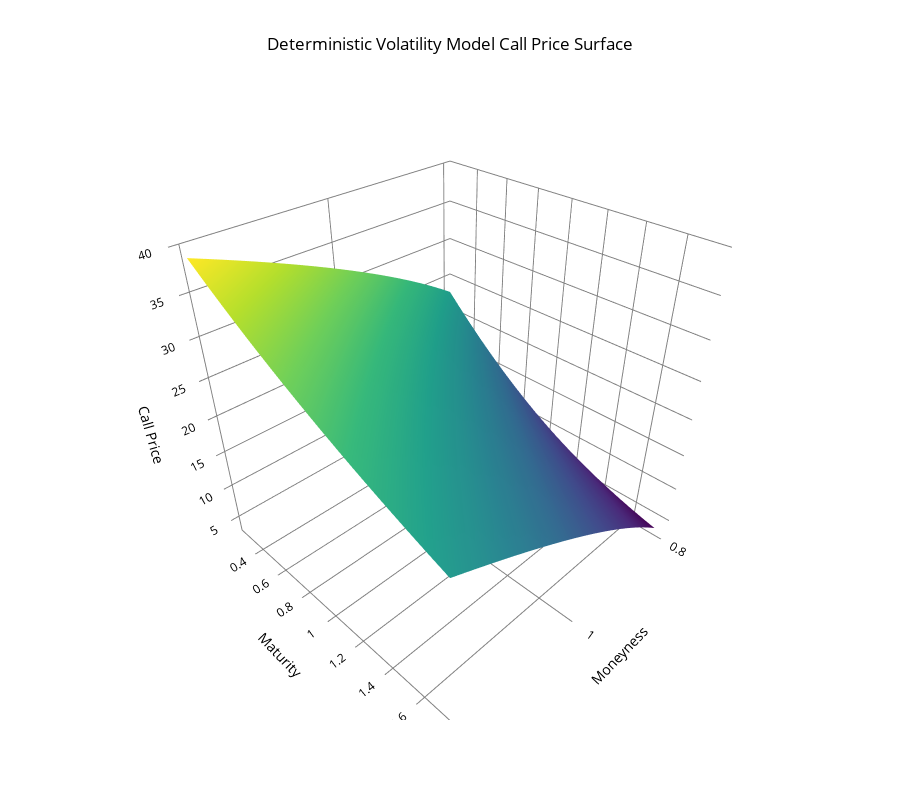
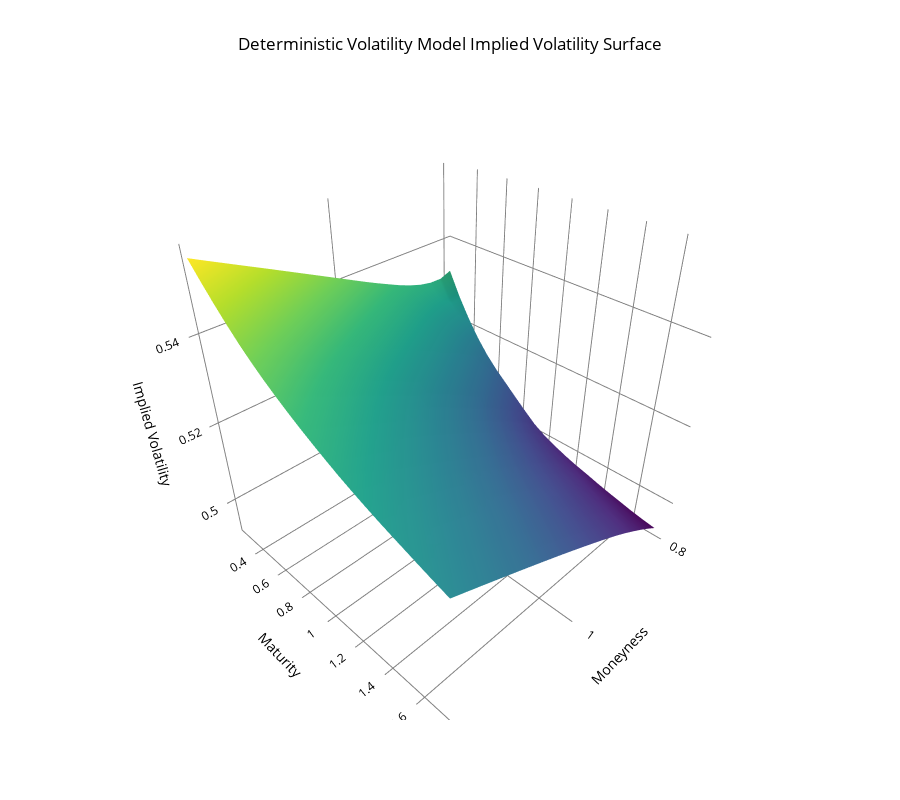

The code cell stored with these charts, in order, in its notebook:
### Code cell
PlotSurface(df = SURFgarch, x = 'Moneyness', y = 'Maturity', z = 'Call Price', model = 'Deterministic Volatility Model')
PlotSurface(df = SURFgarch, x = 'Moneyness', y = 'Maturity', z = 'Implied Volatility', model = 'Deterministic Volatility Model')

### Figure 1 — Plotly figure (JSON) as saved in the notebook; plotly's stock layout.template omitted (floating-point values rounded to 4 significant figures; data arrays with more than 128 entries replaced by an {"elided": "..."} marker saying what was removed)
{"data": [{"colorscale": [[0, "#440154"], [0.1111, "#482878"], [0.2222, "#3e4989"], [0.3333, "#31688e"], [0.4444, "#26828e"], [0.5556, "#1f9e89"], [0.6667, "#35b779"], [0.7778, "#6ece58"], [0.8889, "#b5de2b"], [1, "#fde725"]], "showscale": false, "type": "surface", "x": {"elided": "21x21 float values"}, "y": {"elided": "21x21 float values"}, "z": {"elided": "21x21 float values"}}], "layout": {"font": {"color": "black"}, "height": 800, "scene": {"xaxis": {"backgroundcolor": "white", "gridcolor": "grey", "showbackground": true, "title": {"text": "Moneyness"}}, "yaxis": {"backgroundcolor": "white", "gridcolor": "grey", "showbackground": true, "title": {"text": "Maturity"}}, "zaxis": {"backgroundcolor": "white", "gridcolor": "grey", "showbackground": true, "title": {"text": "Call Price"}}}, "title": {"text": "Deterministic Volatility Model Call Price Surface", "x": 0.5, "xanchor": "center"}}}

### Figure 2 — Plotly figure (JSON) as saved in the notebook; plotly's stock layout.template omitted (floating-point values rounded to 4 significant figures; data arrays with more than 128 entries replaced by an {"elided": "..."} marker saying what was removed)
{"data": [{"colorscale": [[0, "#440154"], [0.1111, "#482878"], [0.2222, "#3e4989"], [0.3333, "#31688e"], [0.4444, "#26828e"], [0.5556, "#1f9e89"], [0.6667, "#35b779"], [0.7778, "#6ece58"], [0.8889, "#b5de2b"], [1, "#fde725"]], "showscale": false, "type": "surface", "x": {"elided": "21x21 float values"}, "y": {"elided": "21x21 float values"}, "z": {"elided": "21x21 float values"}}], "layout": {"font": {"color": "black"}, "height": 800, "scene": {"xaxis": {"backgroundcolor": "white", "gridcolor": "grey", "showbackground": true, "title": {"text": "Moneyness"}}, "yaxis": {"backgroundcolor": "white", "gridcolor": "grey", "showbackground": true, "title": {"text": "Maturity"}}, "zaxis": {"backgroundcolor": "white", "gridcolor": "grey", "showbackground": true, "title": {"text": "Implied Volatility"}}}, "title": {"text": "Deterministic Volatility Model Implied Volatility Surface", "x": 0.5, "xanchor": "center"}}}
